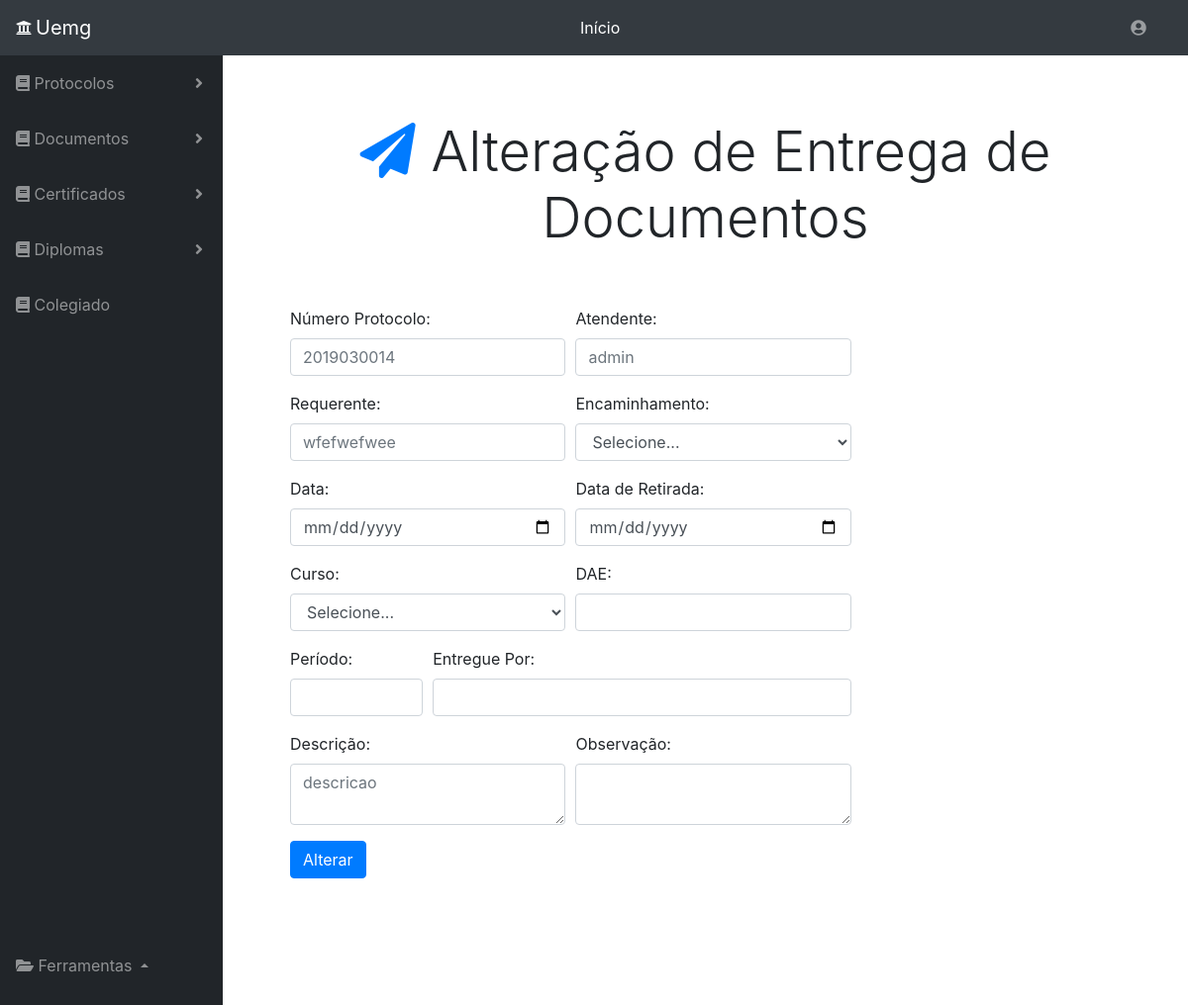
/alteraentrega.php?id=14, run on the app's committed database.
### tables this page shows
CREATE TABLE `addentregaprotocolos` (
  `id` int(11) NOT NULL,
  `numproto` varchar(20) NOT NULL,
  `nome` varchar(255) NOT NULL,
  `atendente` varchar(255) NOT NULL,
  `curso` varchar(255) NOT NULL,
  `periodo` varchar(255) NOT NULL,
  `data` date NOT NULL,
  `dataretirada` date NOT NULL,
  `entregue` varchar(255) NOT NULL,
  `descricao` varchar(300) NOT NULL,
  `observacao` varchar(255) NOT NULL,
  `dae` varchar(255) NOT NULL,
  `encaminhamento` varchar(255) NOT NULL,
  `vencimento` varchar(250) NOT NULL,
  `datavencimento` date NOT NULL,
  `status` tinyint(1) NOT NULL
);

### alteraentrega.php (the view, shortened to what this page needs)
<!DOCTYPE html>
<head>
    <link rel="stylesheet" href="https://stackpath.bootstrapcdn.com/bootstrap/4.1.3/css/bootstrap.min.css">
    <link rel="stylesheet" type="text/css" media="screen" href="menu.css" />
    <link rel="stylesheet" href="https://use.fontawesome.com/releases/v5.5.0/css/all.css">
</head>
<body id="page-top">
    <nav class="navbar navbar-expand navbar-dark bg-dark static-top">
      <i class="fas fa-university text-light mr-1"></i>
      <a class="navbar-brand mr-1" href="menu.php">Uemg</a>
       <form class="d-none d-md-inline-block form-inline ml-auto mr-0 mr-md-3 my-2 my-md-0">
        <ul class="navbar-nav ml-auto ml-md-0">
            <li class="nav-item dropdown no-arrow">
              <a class="nav-link dropdown-toggle text-white" href="menu.php" id="userDropdown" role="button" >
                Início
              </a>
            </li>
        </ul>
       </form>
      <form class="d-none d-md-inline-block form-inline ml-auto mr-0 mr-md-3 my-2 my-md-0">
        <ul class="navbar-nav ml-auto ml-md-0">
          <li class="nav-item dropdown no-arrow">
            <a class="nav-link dropdown-toggle" href="#" id="userDropdown" role="button" data-toggle="dropdown" aria-haspopup="true" aria-expanded="false">
               <i class="fas fa-user-circle fa-fw"></i>
             </a>
         </li>
        </ul>
      </form>
    </nav>
    <div id="wrapper">
      <?php include_once 'side_bar.php';?>
<div id="content-wrapper">
        <div class="container-fluid">
             <?php
              $servername = "127.0.0.1";
              $database = "protocolos";
              $username = "root";
              $password = "";
              $id=$_GET['id'];
              $conn = mysqli_connect($servername, $username, $password, $database);
              $sql = "SELECT * FROM addentregaprotocolos WHERE id='$id'";
                  $consulta = mysqli_query($conn, $sql);
              while( $dados = mysqli_fetch_assoc($consulta)){
              ?>
             <div class="row">
      <div class="col-12 text-center my-5">
        <h1 class="display-4"><i class="fa fa-paper-plane text-primary mr-3" aria-hidden="true"></i>Alteração de Entrega de Documentos</h1>
      </div>
    </div>
    <div class="row mb-5 justifiy-content-center">
      <div class="col-sm-12 col-md-10 col-lg-8">
        <form method="post" action="funções/mudaentregadoc.php?id=<?php echo $dados['id']; ?>">
          <div class="form-row ml-5">
            <div class="form-group col-sm-6 ">
              <label for="inputNumProto">Número Protocolo:</label>
              <input type="text" class="form-control" id="inputNumProto" name="numproto" placeholder="<?php echo $dados['numproto']; ?>" required="">
            </div>
            <div class="form-group col-sm-6">
              <label for="inputNomeAtendente">Atendente:</label>
              <input type="text" class="form-control" id="inputNomeAtendetne" name="nomeatendente" placeholder="<?php echo $dados['atendente']; ?>" required="">
            </div>
          </div>
           <div class="form-row ml-5">
                <div class="form-group col-sm-6 ">
                  <label for="inputNomeAten">Requerente:</label>
                  <input type="text" class="form-control" id="inputNomeAten" name="nomeatendido" placeholder="<?php echo $dados['nome']; ?>e" required="">
                </div>
                <div class="form-group col-sm-6">
              <label for="inputEncaminhamento">Encaminhamento:</label>
              <select id="inputEncaminhamento" class="form-control" name="encaminhamento">
                <option selected>Selecione...</option>
                     <?php
                        $servername = "127.0.0.1";
                        $database = "protocolos";
                        $username = "root";
                        $password = "";
                          $conn = mysqli_connect($servername, $username, $password, $database);
                          $sql = "SELECT * FROM encaminhamento";
                          $consulta = mysqli_query($conn, $sql);
                          while( $dados = mysqli_fetch_assoc($consulta)){
                                echo "<option>".$dados['encaminhamento']."</option>";
                           }
                     ?>
              </select>
            </div>
          </div>
          <div class="form-row ml-5">
            <div class="form-group col-sm-6">
              <label for="inputData">Data:</label>
              <input type="date" class="form-control" id="inputData" name="data" required="">
            </div>
            <div class="form-group col-sm-6">
              <label for="inputDataRetirada">Data de Retirada:</label>
              <input type="date" class="form-control" id="inputDataRetirada" name="dataretirada" required="">
            </div>
          </div>
          <div class="form-row ml-5">
          <div class="form-group col-sm-6">
              <label for="inputCurso">Curso:</label>
              <select id="inputCurso" class="form-control" name="curso">
                <option selected>Selecione...</option>
                     <?php
                        $servername = "127.0.0.1";
                        $database = "protocolos";
                        $username = "root";
                        $password = "";
                          $conn = mysqli_connect($servername, $username, $password, $database);
                          $sql = "SELECT * FROM curso";
                          $consulta = mysqli_query($conn, $sql);
                          while( $dados = mysqli_fetch_assoc($consulta)){
                                echo "<option>".$dados['curso']."</option>";
                           }
                     ?>
              </select>
            </div>
            <div class="form-group col-sm-6">
              <label for="inputDAE">DAE:</label>
              <input type="text" id="inputDAE" class="form-control" name="DAE" required="" placeholder="<?php echo $dados['dae']; ?>">
            </div>
          </div>
          <div class="form-row ml-5">
            <div class="form-group col-sm-3">
              <label for="inputPeriodo">Período:</label>
              <input type="text" class="form-control" id="inputPeriodo" name="periodo" required="" <?php echo $dados['periodo']; ?>>
            </div>
            <div class="form-group col-sm-9">
              <label for="inputEntregue">Entregue Por: </label>
              <input type="text" class="form-control" id="inputEntregue" name="entregue" required="" <?php echo $dados['entregue']; ?>>
            </div>
          </div>
          <div class="form-row ml-5">
            <div class="form-group col-sm-6 ">
              <label for="inputDescricao">Descrição:</label>
              <textarea class="form-control" id="inputDescricao" name="descricao" placeholder="descricao"></textarea>
            </div>
            <div class="form-group col-sm-6 ">
              <label for="inputObservacao">Observação:</label>
              <textarea class="form-control" id="inputObservacao" name="observacao"></textarea>
            </div>
          </div>
          <div class="form-row ml-5">
            <div class="col-sm-12">
              <button type="submit" class="btn btn-primary" >Alterar</button>
          </div>
        <?php } ?>
        </div>
      </form>
    </div>
  </div>
        </div>
  </div>
  </body>
</html>

### menu.css (style rules this page uses)
body { height: 100%; }
#wrapper { display: -webkit-box; display: -ms-flexbox; display: flex; }
#wrapper #content-wrapper { overflow-x: hidden; width: 100%; padding-top: 1rem; padding-bottom: 80px; }
.navbar-nav .nav-item.dropdown .dropdown-toggle::after { width: 1rem; text-align: center; float: right; vertical-align: 0; border: 0; font-weight: 900; content: '\f105'; font-family: 'Font Awesome 5 Free'; }
.navbar-nav .nav-item.dropdown.no-arrow .dropdown-toggle::after { display: none; }
button { background-color: white; border-style: solid; border-color: white; }

### data on the page
addentregaprotocolos: numproto "2019030014", nomeatendente "admin", nomeatendido "wfefwefwee"
